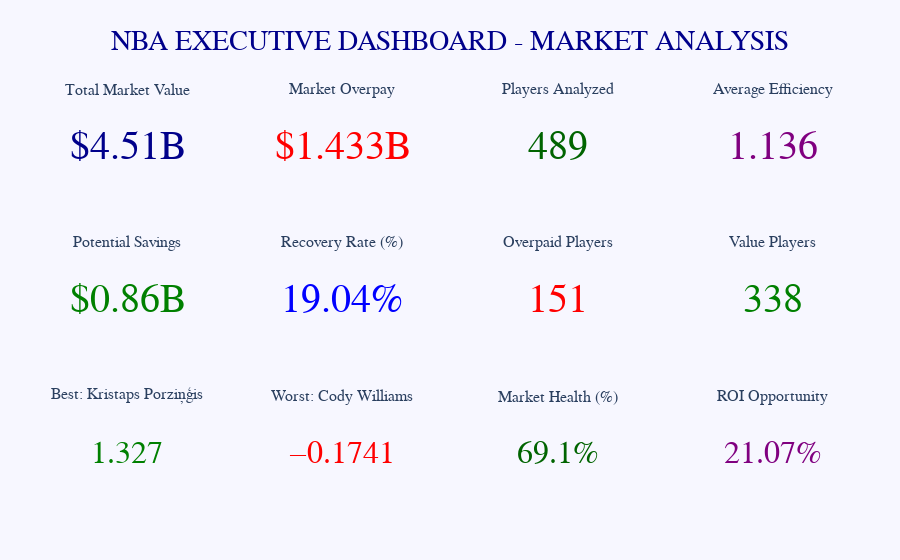
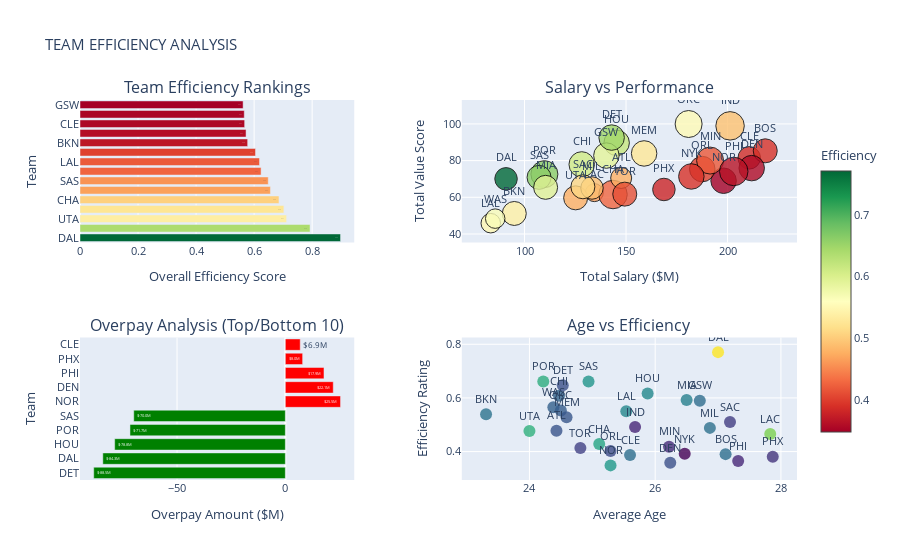
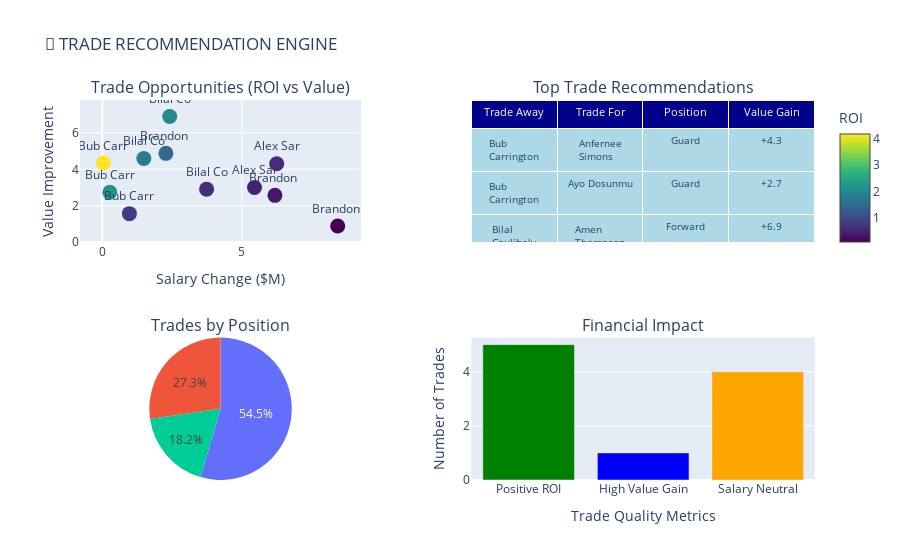
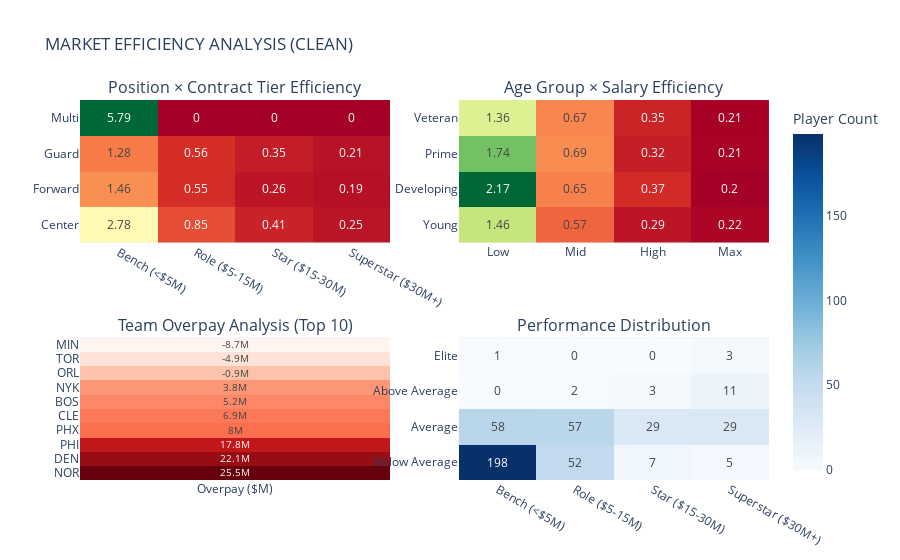

The notebook cell saved with these charts, in order:
### Markdown cell above
### Main Dashboard

### Code cell
def run_dashboard_PERFECT():
    """Execute NBA dashboard with PERFECT formatting"""
    
    # Load data
    df, optimization_results = load_complete_dataset()
    
    print(f"\nANALYSIS SUMMARY:")
    print(f"   • Players: {len(df)}")
    print(f"   • Market value: ${df['Salary_Millions'].sum()/1000:.1f}B")
    print(f"   • Overpay identified: ${df[df['Overpay_Amount'] > 0]['Overpay_Amount'].sum()/1000:.1f}B")
    
    
    # 1. Perfect Executive Dashboard
    print("1️⃣ Executive Summary")
    executive_fig = create_executive_dashboard_PERFECT(df)
    executive_fig.show()
    
    # 2. Perfect Team Analysis
    print("\n2️⃣ Team Analysis (Color bar on side)...")
    team_fig, team_stats = create_perfect_team_analysis(df)
    team_fig.show()
    
    # 3. Perfect Trade Engine
    print("\n3️⃣ Trade Engine")
    trade_fig, trade_scenarios = create_perfect_trade_engine(df)
    trade_fig.show()
    
    # 4. Market Analysis (if working)
    print("\n4️⃣ Market Analysis")
    try:
        heatmap_fig = create_clean_heatmap(df)
        heatmap_fig.show()
        print("   ✅ Market analysis complete")
    except Exception as e:
        print(f"   ⚠️ Market analysis simplified: {e}")
    
    
    # Create executive summary properly
    established_players = df[
        (df['MP'] >= 1000) & (df['Salary_Millions'] >= 5) & (df['PTS'] >= 8)
    ]
    
    if len(established_players) > 0:
        best_contract = established_players.loc[established_players['Contract_Efficiency'].idxmax()]
        worst_contract = established_players.loc[established_players['Contract_Efficiency'].idxmin()]
        
        # CREATE the executive_summary that was missing
        executive_summary = {
            'player_analysis': {
                'best_contract': {
                    'player': best_contract['Player_Clean'],
                    'efficiency': round(best_contract['Contract_Efficiency'], 2),
                    'salary_millions': round(best_contract['Salary_Millions'], 1)
                },
                'worst_contract': {
                    'player': worst_contract['Player_Clean'],
                    'efficiency': round(worst_contract['Contract_Efficiency'], 2),
                    'salary_millions': round(worst_contract['Salary_Millions'], 1)
                }
            }
        }
        
        print(f" EXECUTIVE SUMMARY:")
        print(f"   • Market size: ${df['Salary_Millions'].sum()/1000:.1f}B")
        print(f"   • Inefficiency: ${df[df['Overpay_Amount'] > 0]['Overpay_Amount'].sum()/1000:.1f}B")
        print(f"   • Best contract: {best_contract['Player_Clean']} ({best_contract['Contract_Efficiency']:.2f})")
        print(f"   • Worst contract: {worst_contract['Player_Clean']} ({worst_contract['Contract_Efficiency']:.2f})")
        print(f"   • Top team: {team_stats.index[0]}")
        print(f"   • Trade opportunities: {len(trade_scenarios)}")
    
    return {
        'data': df,
        'team_stats': team_stats,
        'trade_scenarios': trade_scenarios,
        'established_players': established_players,
        'executive_summary': executive_summary 
    }

# FINAL EXECUTION
if __name__ == "__main__":

    results = run_dashboard_PERFECT()

### Figure 1 — Plotly figure (JSON) as saved in the notebook; plotly's stock layout.template omitted (floating-point values rounded to 4 significant figures)
{"data": [{"domain": {"x": [0, 0.2125], "y": [0.7667, 1.0]}, "mode": "number", "number": {"font": {"color": "darkblue", "size": 40}, "prefix": "$", "suffix": "B"}, "type": "indicator", "value": 4.515}, {"domain": {"x": [0.2625, 0.475], "y": [0.7667, 1.0]}, "mode": "number", "number": {"font": {"color": "red", "size": 40}, "prefix": "$", "suffix": "B"}, "type": "indicator", "value": 1.433}, {"domain": {"x": [0.525, 0.7375], "y": [0.7667, 1.0]}, "mode": "number", "number": {"font": {"color": "darkgreen", "size": 40}}, "type": "indicator", "value": 489}, {"domain": {"x": [0.7875, 1], "y": [0.7667, 1.0]}, "mode": "number", "number": {"font": {"color": "purple", "size": 40}}, "type": "indicator", "value": 1.136}, {"domain": {"x": [0, 0.2125], "y": [0.3833, 0.6167]}, "mode": "number", "number": {"font": {"color": "green", "size": 40}, "prefix": "$", "suffix": "B"}, "type": "indicator", "value": 0.8597}, {"domain": {"x": [0.2625, 0.475], "y": [0.3833, 0.6167]}, "mode": "number", "number": {"font": {"color": "blue", "size": 40}, "suffix": "%"}, "type": "indicator", "value": 19.04}, {"domain": {"x": [0.525, 0.7375], "y": [0.3833, 0.6167]}, "mode": "number", "number": {"font": {"color": "red", "size": 40}}, "type": "indicator", "value": 151}, {"domain": {"x": [0.7875, 1], "y": [0.3833, 0.6167]}, "mode": "number", "number": {"font": {"color": "green", "size": 40}}, "type": "indicator", "value": 338}, {"domain": {"x": [0, 0.2125], "y": [0, 0.2333]}, "mode": "number", "number": {"font": {"color": "green", "size": 32}}, "type": "indicator", "value": 1.327}, {"domain": {"x": [0.2625, 0.475], "y": [0, 0.2333]}, "mode": "number", "number": {"font": {"color": "red", "size": 32}}, "type": "indicator", "value": -0.1741}, {"domain": {"x": [0.525, 0.7375], "y": [0, 0.2333]}, "mode": "number", "number": {"font": {"color": "darkgreen", "size": 32}, "suffix": "%"}, "type": "indicator", "value": 69.12}, {"domain": {"x": [0.7875, 1], "y": [0, 0.2333]}, "mode": "number", "number": {"font": {"color": "purple", "size": 32}, "suffix": "%"}, "type": "indicator", "value": 21.07}], "layout": {"annotations": [{"font": {"size": 16}, "showarrow": false, "text": "Total Market Value", "x": 0.1062, "xanchor": "center", "xref": "paper", "y": 1.0, "yanchor": "bottom", "yref": "paper"}, {"font": {"size": 16}, "showarrow": false, "text": "Market Overpay", "x": 0.3688, "xanchor": "center", "xref": "paper", "y": 1.0, "yanchor": "bottom", "yref": "paper"}, {"font": {"size": 16}, "showarrow": false, "text": "Players Analyzed", "x": 0.6313, "xanchor": "center", "xref": "paper", "y": 1.0, "yanchor": "bottom", "yref": "paper"}, {"font": {"size": 16}, "showarrow": false, "text": "Average Efficiency", "x": 0.8938, "xanchor": "center", "xref": "paper", "y": 1.0, "yanchor": "bottom", "yref": "paper"}, {"font": {"size": 16}, "showarrow": false, "text": "Potential Savings", "x": 0.1062, "xanchor": "center", "xref": "paper", "y": 0.6167, "yanchor": "bottom", "yref": "paper"}, {"font": {"size": 16}, "showarrow": false, "text": "Recovery Rate (%)", "x": 0.3688, "xanchor": "center", "xref": "paper", "y": 0.6167, "yanchor": "bottom", "yref": "paper"}, {"font": {"size": 16}, "showarrow": false, "text": "Overpaid Players", "x": 0.6313, "xanchor": "center", "xref": "paper", "y": 0.6167, "yanchor": "bottom", "yref": "paper"}, {"font": {"size": 16}, "showarrow": false, "text": "Value Players", "x": 0.8938, "xanchor": "center", "xref": "paper", "y": 0.6167, "yanchor": "bottom", "yref": "paper"}, {"font": {"size": 16}, "showarrow": false, "text": "Best: Kristaps Porziņģis", "x": 0.1062, "xanchor": "center", "xref": "paper", "y": 0.2333, "yanchor": "bottom", "yref": "paper"}, {"font": {"size": 16}, "showarrow": false, "text": "Worst: Cody Williams", "x": 0.3688, "xanchor": "center", "xref": "paper", "y": 0.2333, "yanchor": "bottom", "yref": "paper"}, {"font": {"size": 16}, "showarrow": false, "text": "Market Health (%)", "x": 0.6313, "xanchor": "center", "xref": "paper", "y": 0.2333, "yanchor": "bottom", "yref": "paper"}, {"font": {"size": 16}, "showarrow": false, "text": "ROI Opportunity", "x": 0.8938, "xanchor": "center", "xref": "paper", "y": 0.2333, "yanchor": "bottom", "yref": "paper"}], "autosize": true, "font": {"family": "Arial", "size": 14}, "margin": {"b": 60, "l": 40, "r": 40, "t": 100}, "paper_bgcolor": "rgba(245,245,255,0.8)", "title": {"font": {"color": "darkblue", "family": "Arial Black", "size": 28}, "text": "NBA EXECUTIVE DASHBOARD - MARKET ANALYSIS", "x": 0.5}}}

### Figure 2 — Plotly figure (JSON) as saved in the notebook; plotly's stock layout.template omitted (floating-point values rounded to 4 significant figures)
{"data": [{"marker": {"color": [0.8978, 0.7927, 0.712, 0.7025, 0.6857, 0.6562, 0.6487, 0.6241, 0.6187, 0.6049, 0.5778, 0.5722, 0.5674, 0.5661, 0.5621], "colorscale": [[0, "rgb(165,0,38)"], [0.1, "rgb(215,48,39)"], [0.2, "rgb(244,109,67)"], [0.3, "rgb(253,174,97)"], [0.4, "rgb(254,224,139)"], [0.5, "rgb(255,255,191)"], [0.6, "rgb(217,239,139)"], [0.7, "rgb(166,217,106)"], [0.8, "rgb(102,189,99)"], [0.9, "rgb(26,152,80)"], [1, "rgb(0,104,55)"]], "showscale": false}, "name": "Efficiency Score", "orientation": "h", "text": ["0.90", "0.79", "0.71", "0.70", "0.69", "0.66", "0.65", "0.62", "0.62", "0.60", "0.58", "0.57", "0.57", "0.57", "0.56"], "textposition": "auto", "type": "bar", "x": [0.8978, 0.7927, 0.712, 0.7025, 0.6857, 0.6562, 0.6487, 0.6241, 0.6187, 0.6049, 0.5778, 0.5722, 0.5674, 0.5661, 0.5621], "xaxis": "x", "y": ["DAL", "LAC", "UTA", "POR", "CHA", "NOR", "SAS", "HOU", "LAL", "MIA", "BKN", "MIL", "CLE", "BOS", "GSW"], "yaxis": "y"}, {"marker": {"color": [0.7707, 0.4653, 0.4768, 0.6614, 0.4284, 0.3485, 0.6613, 0.6168, 0.5503, 0.5926, 0.539, 0.4883, 0.3869, 0.3904, 0.5897, 0.6079, 0.5652, 0.5528, 0.528, 0.4778, 0.3582, 0.6476, 0.4019, 0.4132, 0.5104, 0.381, 0.4181, 0.3649, 0.4917, 0.3917], "colorbar": {"len": 0.8, "title": {"text": "Efficiency"}, "x": 1.02, "y": 0.5}, "colorscale": [[0, "rgb(165,0,38)"], [0.1, "rgb(215,48,39)"], [0.2, "rgb(244,109,67)"], [0.3, "rgb(253,174,97)"], [0.4, "rgb(254,224,139)"], [0.5, "rgb(255,255,191)"], [0.6, "rgb(217,239,139)"], [0.7, "rgb(166,217,106)"], [0.8, "rgb(102,189,99)"], [0.9, "rgb(26,152,80)"], [1, "rgb(0,104,55)"]], "line": {"color": "black", "width": 1}, "opacity": 0.8, "showscale": true, "size": [22.5, 18, 24, 27, 28.5, 25.5, 24, 25.5, 19.5, 24, 24, 22.5, 22.5, 24, 25.5, 25.5, 19.5, 27, 25.5, 21, 25.5, 25.5, 25.5, 24, 24, 22.5, 27, 28.5, 28.5, 25.5]}, "mode": "markers+text", "name": "Team Performance", "text": ["DAL", "LAC", "UTA", "POR", "CHA", "NOR", "SAS", "HOU", "LAL", "MIA", "BKN", "MIL", "CLE", "BOS", "GSW", "CHI", "WAS", "OKC", "MEM", "ATL", "DEN", "DET", "ORL", "TOR", "SAC", "PHX", "MIN", "PHI", "IND", "NYK"], "textposition": "top center", "type": "scatter", "x": [90.9, 134.4, 125.2, 109.8, 143.6, 198.0, 107.2, 145.4, 83.37, 110.4, 94.96, 133.2, 210.7, 218.6, 140.3, 128.2, 85.57, 180.8, 158.9, 147.6, 211.9, 142.9, 187.5, 149.4, 128.8, 168.7, 191.4, 203.0, 201.2, 182.2], "xaxis": "x2", "y": [70.06, 62.53, 59.69, 72.61, 61.5, 69.02, 70.86, 89.67, 45.88, 65.42, 51.18, 65.06, 81.51, 85.33, 82.74, 77.91, 48.36, 99.95, 83.9, 70.52, 75.9, 92.54, 75.38, 61.72, 65.72, 64.26, 80.02, 74.08, 98.94, 71.36], "yaxis": "y2"}, {"marker": {"color": ["green", "green", "green", "green", "green", "red", "red", "red", "red", "red"]}, "name": "Overpay Amount", "orientation": "h", "text": ["$-88.5M", "$-84.3M", "$-78.8M", "$-71.7M", "$-70.0M", "$25.5M", "$22.1M", "$17.9M", "$8.0M", "$6.9M"], "textposition": "auto", "type": "bar", "x": [-88.47, -84.27, -78.8, -71.73, -69.99, 25.49, 22.13, 17.85, 7.99, 6.88], "xaxis": "x3", "y": ["DET", "DAL", "HOU", "POR", "SAS", "NOR", "DEN", "PHI", "PHX", "CLE"], "yaxis": "y3"}, {"marker": {"color": [0.8978, 0.7927, 0.712, 0.7025, 0.6857, 0.6562, 0.6487, 0.6241, 0.6187, 0.6049, 0.5778, 0.5722, 0.5674, 0.5661, 0.5621, 0.544, 0.5388, 0.5316, 0.5194, 0.5148, 0.5089, 0.5082, 0.4981, 0.4795, 0.4746, 0.4582, 0.4441, 0.4368, 0.4341, 0.3786], "colorscale": [[0, "#440154"], [0.1111, "#482878"], [0.2222, "#3e4989"], [0.3333, "#31688e"], [0.4444, "#26828e"], [0.5556, "#1f9e89"], [0.6667, "#35b779"], [0.7778, "#6ece58"], [0.8889, "#b5de2b"], [1, "#fde725"]], "opacity": 0.8, "showscale": false, "size": 12}, "mode": "markers+text", "name": "Age vs Efficiency", "text": ["DAL", "LAC", "UTA", "POR", "CHA", "NOR", "SAS", "HOU", "LAL", "MIA", "BKN", "MIL", "CLE", "BOS", "GSW", "CHI", "WAS", "OKC", "MEM", "ATL", "DEN", "DET", "ORL", "TOR", "SAC", "PHX", "MIN", "PHI", "IND", "NYK"], "textposition": "top center", "type": "scatter", "x": [27, 27.83, 24, 24.22, 25.11, 25.29, 24.94, 25.88, 25.54, 26.5, 23.31, 26.87, 25.6, 27.12, 26.71, 24.47, 24.38, 24.5, 24.59, 24.43, 26.24, 24.53, 25.29, 24.81, 27.19, 27.87, 26.22, 27.32, 25.68, 26.47], "xaxis": "x4", "y": [0.7707, 0.4653, 0.4768, 0.6614, 0.4284, 0.3485, 0.6613, 0.6168, 0.5503, 0.5926, 0.539, 0.4883, 0.3869, 0.3904, 0.5897, 0.6079, 0.5652, 0.5528, 0.528, 0.4778, 0.3582, 0.6476, 0.4019, 0.4132, 0.5104, 0.381, 0.4181, 0.3649, 0.4917, 0.3917], "yaxis": "y4"}], "layout": {"annotations": [{"font": {"size": 16}, "showarrow": false, "text": "Team Efficiency Rankings", "x": 0.1913, "xanchor": "center", "xref": "paper", "y": 1, "yanchor": "bottom", "yref": "paper"}, {"font": {"size": 16}, "showarrow": false, "text": "Salary vs Performance", "x": 0.7662, "xanchor": "center", "xref": "paper", "y": 1, "yanchor": "bottom", "yref": "paper"}, {"font": {"size": 16}, "showarrow": false, "text": "Overpay Analysis (Top/Bottom 10)", "x": 0.1913, "xanchor": "center", "xref": "paper", "y": 0.375, "yanchor": "bottom", "yref": "paper"}, {"font": {"size": 16}, "showarrow": false, "text": "Age vs Efficiency", "x": 0.7662, "xanchor": "center", "xref": "paper", "y": 0.375, "yanchor": "bottom", "yref": "paper"}], "autosize": true, "font": {"size": 11}, "showlegend": false, "title": {"text": "TEAM EFFICIENCY ANALYSIS"}, "xaxis": {"anchor": "y", "autorange": true, "domain": [0, 0.3825], "range": [0, 0.9451], "title": {"text": "Overall Efficiency Score"}, "type": "linear"}, "xaxis2": {"anchor": "y2", "autorange": true, "domain": [0.5325, 1], "range": [70.75, 232.2], "title": {"text": "Total Salary ($M)"}, "type": "linear"}, "xaxis3": {"anchor": "y3", "autorange": true, "domain": [0, 0.3825], "range": [-94.8, 31.82], "title": {"text": "Overpay Amount ($M)"}, "type": "linear"}, "xaxis4": {"anchor": "y4", "autorange": true, "domain": [0.5325, 1], "range": [22.96, 28.22], "title": {"text": "Average Age"}, "type": "linear"}, "yaxis": {"anchor": "x", "autorange": true, "domain": [0.625, 1], "range": [-0.5, 14.5], "title": {"text": "Team"}, "type": "category"}, "yaxis2": {"anchor": "x2", "autorange": true, "domain": [0.625, 1], "range": [37.78, 109.8], "title": {"text": "Total Value Score"}, "type": "linear"}, "yaxis3": {"anchor": "x3", "autorange": true, "domain": [0, 0.375], "range": [-0.5, 9.5], "title": {"text": "Team"}, "type": "category"}, "yaxis4": {"anchor": "x4", "autorange": true, "domain": [0, 0.375], "range": [0.3032, 0.8161], "title": {"text": "Efficiency Rating"}, "type": "linear"}}}

### Figure 3 — Plotly figure (JSON) as saved in the notebook; plotly's stock layout.template omitted (floating-point values rounded to 4 significant figures)
{"data": [{"marker": {"color": [4.172, 2.157, 2.022, 1.847, 1.489, 0.7942, 0.6145, 0.5942, 0.4651, 0.3579, 0.09386], "colorbar": {"len": 0.4, "title": {"text": "ROI"}, "x": 1.02, "y": 0.8}, "colorscale": [[0, "#440154"], [0.1111, "#482878"], [0.2222, "#3e4989"], [0.3333, "#31688e"], [0.4444, "#26828e"], [0.5556, "#1f9e89"], [0.6667, "#35b779"], [0.7778, "#6ece58"], [0.8889, "#b5de2b"], [1, "#fde725"]], "showscale": true, "size": 15}, "mode": "markers+text", "name": "Trade ROI", "text": ["Bub Carr", "Bub Carr", "Bilal Co", "Bilal Co", "Brandon ", "Bub Carr", "Bilal Co", "Alex Sar", "Alex Sar", "Brandon ", "Brandon "], "textposition": "top center", "type": "scatter", "x": [0.04158, 0.2702, 2.415, 1.488, 2.278, 0.9704, 3.736, 6.245, 5.451, 6.181, 8.429], "xaxis": "x", "y": [4.345, 2.74, 6.905, 4.595, 4.88, 1.565, 2.91, 4.305, 3.0, 2.57, 0.885], "yaxis": "y"}, {"cells": {"fill": {"color": "lightblue"}, "font": {"size": 10}, "height": 25, "values": [["Bub Carrington", "Bub Carrington", "Bilal Coulibaly", "Bilal Coulibaly", "Brandon Miller", "Bub Carrington", "Bilal Coulibaly", "Alex Sarr", "Alex Sarr", "Brandon Miller", "Brandon Miller"], ["Anfernee Simons", "Ayo Dosunmu", "Amen Thompson", "Chris Boucher", "Amen Thompson", "A.J. Green", "Cam Whitmore", "Chet Holmgren", "Clint Capela", "Chris Boucher", "Cam Whitmore"], ["Guard", "Guard", "Forward", "Forward", "Forward", "Guard", "Forward", "Center", "Center", "Forward", "Forward"], ["+4.3", "+2.7", "+6.9", "+4.6", "+4.9", "+1.6", "+2.9", "+4.3", "+3.0", "+2.6", "+0.9"]]}, "domain": {"x": [0.5325, 1], "y": [0.625, 1]}, "header": {"fill": {"color": "darkblue"}, "font": {"color": "white", "size": 11}, "values": ["Trade Away", "Trade For", "Position", "Value Gain"]}, "type": "table"}, {"domain": {"x": [0, 0.3825], "y": [0, 0.375]}, "labels": ["Forward", "Guard", "Center"], "name": "Position Distribution", "type": "pie", "values": [6, 3, 2]}, {"marker": {"color": ["green", "blue", "orange"]}, "name": "Trade Quality", "type": "bar", "x": ["Positive ROI", "High Value Gain", "Salary Neutral"], "xaxis": "x2", "y": [5, 1, 4], "yaxis": "y2"}], "layout": {"annotations": [{"font": {"size": 16}, "showarrow": false, "text": "Trade Opportunities (ROI vs Value)", "x": 0.1913, "xanchor": "center", "xref": "paper", "y": 1, "yanchor": "bottom", "yref": "paper"}, {"font": {"size": 16}, "showarrow": false, "text": "Top Trade Recommendations", "x": 0.7662, "xanchor": "center", "xref": "paper", "y": 1, "yanchor": "bottom", "yref": "paper"}, {"font": {"size": 16}, "showarrow": false, "text": "Trades by Position", "x": 0.1913, "xanchor": "center", "xref": "paper", "y": 0.375, "yanchor": "bottom", "yref": "paper"}, {"font": {"size": 16}, "showarrow": false, "text": "Financial Impact", "x": 0.7662, "xanchor": "center", "xref": "paper", "y": 0.375, "yanchor": "bottom", "yref": "paper"}], "autosize": true, "showlegend": false, "title": {"text": "🔄 TRADE RECOMMENDATION ENGINE"}, "xaxis": {"anchor": "y", "autorange": true, "domain": [0, 0.3825], "range": [-0.7084, 9.179], "title": {"text": "Salary Change ($M)"}, "type": "linear"}, "xaxis2": {"anchor": "y2", "autorange": true, "domain": [0.5325, 1], "range": [-0.5, 2.5], "title": {"text": "Trade Quality Metrics"}, "type": "category"}, "yaxis": {"anchor": "x", "autorange": true, "domain": [0.625, 1], "range": [0.1022, 7.688], "title": {"text": "Value Improvement"}, "type": "linear"}, "yaxis2": {"anchor": "x2", "autorange": true, "domain": [0, 0.375], "range": [0, 5.263], "title": {"text": "Number of Trades"}, "type": "linear"}}}

### Figure 4 — Plotly figure (JSON) as saved in the notebook; plotly's stock layout.template omitted (floating-point values rounded to 4 significant figures)
{"data": [{"colorscale": [[0, "rgb(165,0,38)"], [0.1, "rgb(215,48,39)"], [0.2, "rgb(244,109,67)"], [0.3, "rgb(253,174,97)"], [0.4, "rgb(254,224,139)"], [0.5, "rgb(255,255,191)"], [0.6, "rgb(217,239,139)"], [0.7, "rgb(166,217,106)"], [0.8, "rgb(102,189,99)"], [0.9, "rgb(26,152,80)"], [1, "rgb(0,104,55)"]], "showscale": false, "text": [[2.78, 0.85, 0.41, 0.25], [1.46, 0.55, 0.26, 0.19], [1.28, 0.56, 0.35, 0.21], [5.79, 0, 0, 0]], "textfont": {"size": 12}, "texttemplate": "%{text}", "type": "heatmap", "x": ["Bench (<$5M)", "Role ($5-15M)", "Star ($15-30M)", "Superstar ($30M+)"], "xaxis": "x", "y": ["Center", "Forward", "Guard", "Multi"], "yaxis": "y", "z": [[2.78, 0.8508, 0.414, 0.2487], [1.458, 0.5476, 0.2592, 0.1921], [1.281, 0.5581, 0.3505, 0.2144], [5.794, 0, 0, 0]]}, {"colorscale": [[0, "rgb(165,0,38)"], [0.1, "rgb(215,48,39)"], [0.2, "rgb(244,109,67)"], [0.3, "rgb(253,174,97)"], [0.4, "rgb(254,224,139)"], [0.5, "rgb(255,255,191)"], [0.6, "rgb(217,239,139)"], [0.7, "rgb(166,217,106)"], [0.8, "rgb(102,189,99)"], [0.9, "rgb(26,152,80)"], [1, "rgb(0,104,55)"]], "showscale": false, "text": [[1.46, 0.57, 0.29, 0.22], [2.17, 0.65, 0.37, 0.2], [1.74, 0.69, 0.32, 0.21], [1.36, 0.67, 0.35, 0.21]], "textfont": {"size": 12}, "texttemplate": "%{text}", "type": "heatmap", "x": ["Low", "Mid", "High", "Max"], "xaxis": "x2", "y": ["Young", "Developing", "Prime", "Veteran"], "yaxis": "y2", "z": [[1.46, 0.5684, 0.2867, 0.2245], [2.168, 0.6539, 0.3726, 0.2015], [1.738, 0.6893, 0.323, 0.2138], [1.356, 0.671, 0.3492, 0.2095]]}, {"colorscale": [[0, "rgb(255,245,240)"], [0.125, "rgb(254,224,210)"], [0.25, "rgb(252,187,161)"], [0.375, "rgb(252,146,114)"], [0.5, "rgb(251,106,74)"], [0.625, "rgb(239,59,44)"], [0.75, "rgb(203,24,29)"], [0.875, "rgb(165,15,21)"], [1, "rgb(103,0,13)"]], "showscale": false, "text": [[25.5], [22.1], [17.8], [8], [6.9], [5.2], [3.8], [-0.9], [-4.9], [-8.7]], "textfont": {"size": 10}, "texttemplate": "%{text}M", "type": "heatmap", "x": ["Overpay ($M)"], "xaxis": "x3", "y": ["NOR", "DEN", "PHI", "PHX", "CLE", "BOS", "NYK", "ORL", "TOR", "MIN"], "yaxis": "y3", "z": [[25.49], [22.13], [17.85], [7.986], [6.882], [5.222], [3.772], [-0.9185], [-4.931], [-8.669]]}, {"colorbar": {"title": {"text": "Player Count"}, "x": 1.02, "y": 0.5}, "colorscale": [[0, "rgb(247,251,255)"], [0.125, "rgb(222,235,247)"], [0.25, "rgb(198,219,239)"], [0.375, "rgb(158,202,225)"], [0.5, "rgb(107,174,214)"], [0.625, "rgb(66,146,198)"], [0.75, "rgb(33,113,181)"], [0.875, "rgb(8,81,156)"], [1, "rgb(8,48,107)"]], "text": [[198, 52, 7, 5], [58, 57, 29, 29], [0, 2, 3, 11], [1, 0, 0, 3]], "textfont": {"size": 12}, "texttemplate": "%{text}", "type": "heatmap", "x": ["Bench (<$5M)", "Role ($5-15M)", "Star ($15-30M)", "Superstar ($30M+)"], "xaxis": "x4", "y": ["Below Average", "Average", "Above Average", "Elite"], "yaxis": "y4", "z": [[198, 52, 7, 5], [58, 57, 29, 29], [0, 2, 3, 11], [1, 0, 0, 3]]}], "layout": {"annotations": [{"font": {"size": 16}, "showarrow": false, "text": "Position × Contract Tier Efficiency", "x": 0.225, "xanchor": "center", "xref": "paper", "y": 1, "yanchor": "bottom", "yref": "paper"}, {"font": {"size": 16}, "showarrow": false, "text": "Age Group × Salary Efficiency", "x": 0.775, "xanchor": "center", "xref": "paper", "y": 1, "yanchor": "bottom", "yref": "paper"}, {"font": {"size": 16}, "showarrow": false, "text": "Team Overpay Analysis (Top 10)", "x": 0.225, "xanchor": "center", "xref": "paper", "y": 0.375, "yanchor": "bottom", "yref": "paper"}, {"font": {"size": 16}, "showarrow": false, "text": "Performance Distribution", "x": 0.775, "xanchor": "center", "xref": "paper", "y": 0.375, "yanchor": "bottom", "yref": "paper"}], "autosize": true, "showlegend": false, "title": {"text": "MARKET EFFICIENCY ANALYSIS (CLEAN)"}, "xaxis": {"anchor": "y", "autorange": true, "domain": [0, 0.45], "range": [-0.5, 3.5], "type": "category"}, "xaxis2": {"anchor": "y2", "autorange": true, "domain": [0.55, 1], "range": [-0.5, 3.5], "type": "category"}, "xaxis3": {"anchor": "y3", "autorange": true, "domain": [0, 0.45], "range": [-0.5, 0.5], "type": "category"}, "xaxis4": {"anchor": "y4", "autorange": true, "domain": [0.55, 1], "range": [-0.5, 3.5], "type": "category"}, "yaxis": {"anchor": "x", "autorange": true, "domain": [0.625, 1], "range": [-0.5, 3.5], "type": "category"}, "yaxis2": {"anchor": "x2", "autorange": true, "domain": [0.625, 1], "range": [-0.5, 3.5], "type": "category"}, "yaxis3": {"anchor": "x3", "autorange": true, "domain": [0, 0.375], "range": [-0.5, 9.5], "type": "category"}, "yaxis4": {"anchor": "x4", "autorange": true, "domain": [0, 0.375], "range": [-0.5, 3.5], "type": "category"}}}
